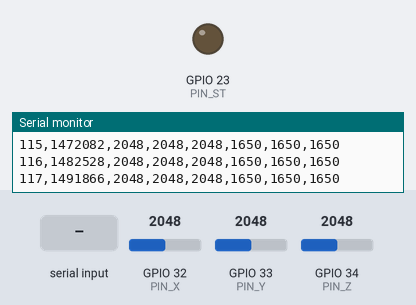
Bench run of a program on a simulated ESP32. Shown: output pins drawn as LEDs (lit = HIGH), the last lines printed to the serial monitor. Inputs (shaded band) come from the test bench; at power-on: GPIO 32 (PIN_X) = 2048, GPIO 33 (PIN_Y) = 2048, GPIO 34 (PIN_Z) = 2048 (analog values on the 0–4095 scale).

Above: at 1.5 s.
1.6 s: "ST_ON\n" received over Serial
At 1.9 s:
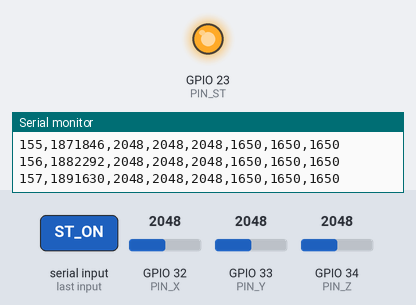
3.1 s: "ST_OFF\n" received over Serial
At 4.3 s:
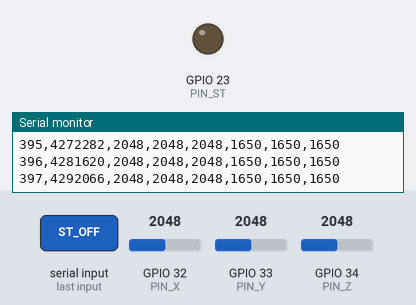
Timing chart, 0 to 6.1 s (numbered marks = the images above; inputs shaded):
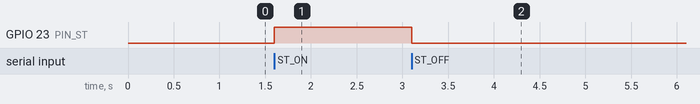

Measured:
- after the input at 1.6 s, GPIO 23 (PIN_ST): LOW → HIGH at once
- after the input at 3.1 s, GPIO 23 (PIN_ST): HIGH → LOW at once

The program:

main.cpp
```cpp
#include <Arduino.h>
#include <ctype.h>
#include <string.h>

// ADXL335 (analogico) conectado a una ESP32 de referencia:
// X-OUT -> GPIO32 (ADC1_CH4)
// Y-OUT -> GPIO33 (ADC1_CH5)
// Z-OUT -> GPIO34 (ADC1_CH6, input-only ADC)
// ST pad lateral -> GPIO23 (salida digital dedicada)
namespace {
constexpr int PIN_X = 32;
constexpr int PIN_Y = 33;
constexpr int PIN_Z = 34;
constexpr int PIN_ST = 23;

constexpr uint32_t SERIAL_BAUD = 115200;
constexpr uint32_t SAMPLE_HZ = 100;
constexpr uint32_t SAMPLE_PERIOD_US = 1000000UL / SAMPLE_HZ;

uint32_t sequence = 0;
uint32_t next_sample_us = 0;
bool st_enabled = false;

char cmd_buffer[32];
size_t cmd_len = 0;

void set_st_state(const bool enabled) {
  st_enabled = enabled;
  digitalWrite(PIN_ST, enabled ? HIGH : LOW);
}

void configure_adc() {
  analogReadResolution(12);

#if defined(ADC_11db)
  analogSetPinAttenuation(PIN_X, ADC_11db);
  analogSetPinAttenuation(PIN_Y, ADC_11db);
  analogSetPinAttenuation(PIN_Z, ADC_11db);
#elif defined(ADC_ATTEN_DB_12)
  analogSetPinAttenuation(PIN_X, ADC_ATTEN_DB_12);
  analogSetPinAttenuation(PIN_Y, ADC_ATTEN_DB_12);
  analogSetPinAttenuation(PIN_Z, ADC_ATTEN_DB_12);
#endif
}

void print_status() {
  Serial.print("# status st=");
  Serial.print(st_enabled ? "ON" : "OFF");
  Serial.print(" seq=");
  Serial.println(sequence);
}

void process_command(const char* raw_cmd) {
  char cmd[32];
  size_t j = 0;

  for (size_t i = 0; raw_cmd[i] != '\0' && j < sizeof(cmd) - 1; ++i) {
    const char c = raw_cmd[i];
    if (c == ' ' || c == '\t') {
      continue;
    }
    cmd[j++] = static_cast<char>(toupper(static_cast<unsigned char>(c)));
  }
  cmd[j] = '\0';

  if (j == 0) {
    return;
  }

  if (strcmp(cmd, "ST_ON") == 0) {
    set_st_state(true);
    Serial.println("# cmd=ST_ON ack=ok st=ON");
  } else if (strcmp(cmd, "ST_OFF") == 0) {
    set_st_state(false);
    Serial.println("# cmd=ST_OFF ack=ok st=OFF");
  } else if (strcmp(cmd, "STATUS") == 0) {
    print_status();
  } else if (strcmp(cmd, "HELP") == 0) {
    Serial.println("# cmd=HELP ack=ok options=ST_ON,ST_OFF,STATUS,HELP");
  } else {
    Serial.println("# cmd=UNKNOWN ack=error options=ST_ON,ST_OFF,STATUS,HELP");
  }
}

void handle_serial_commands() {
  while (Serial.available() > 0) {
    const char c = static_cast<char>(Serial.read());

    if (c == '\r' || c == '\n') {
      if (cmd_len > 0) {
        cmd_buffer[cmd_len] = '\0';
        process_command(cmd_buffer);
        cmd_len = 0;
      }
      continue;
    }

    if (cmd_len < sizeof(cmd_buffer) - 1) {
      cmd_buffer[cmd_len++] = c;
    } else {
      cmd_len = 0;
      Serial.println("# cmd=OVERFLOW ack=error");
    }
  }
}

void print_startup_metadata() {
  Serial.println("# adxl335_single_node_baseline");
  Serial.println("# board=esp32dev");
  Serial.println("# pins:x=GPIO32,y=GPIO33,z=GPIO34,st=GPIO23");
  Serial.println("# adc_domain:x=ADC1_CH4,y=ADC1_CH5,z=ADC1_CH6");
  Serial.println("# wifi_note:adc2_not_used_for_sensor_outputs");
  Serial.println("# st_logic:LOW=ST_OFF,HIGH=ST_ON");
  Serial.println("# sample_hz=100");
  Serial.println("seq,t_us,raw_x,raw_y,raw_z,mv_x,mv_y,mv_z");
}
}  // namespace

void setup() {
  Serial.begin(SERIAL_BAUD);
  delay(300);

  pinMode(PIN_ST, OUTPUT);
  set_st_state(false);  // Arranque seguro: ST_OFF.
  configure_adc();
  print_startup_metadata();
  print_status();
  next_sample_us = micros();
}

void loop() {
  handle_serial_commands();

  const uint32_t now = micros();
  if ((int32_t)(now - next_sample_us) < 0) {
    return;
  }

  next_sample_us += SAMPLE_PERIOD_US;
  if ((int32_t)(now - next_sample_us) >= 0) {
    next_sample_us = now + SAMPLE_PERIOD_US;
  }

  const int raw_x = analogRead(PIN_X);
  const int raw_y = analogRead(PIN_Y);
  const int raw_z = analogRead(PIN_Z);

  const uint32_t mv_x = analogReadMilliVolts(PIN_X);
  const uint32_t mv_y = analogReadMilliVolts(PIN_Y);
  const uint32_t mv_z = analogReadMilliVolts(PIN_Z);

  const uint32_t t_us = micros();
  Serial.print(sequence);
  Serial.print(',');
  Serial.print(t_us);
  Serial.print(',');
  Serial.print(raw_x);
  Serial.print(',');
  Serial.print(raw_y);
  Serial.print(',');
  Serial.print(raw_z);
  Serial.print(',');
  Serial.print(mv_x);
  Serial.print(',');
  Serial.print(mv_y);
  Serial.print(',');
  Serial.println(mv_z);

  sequence++;
}
```
